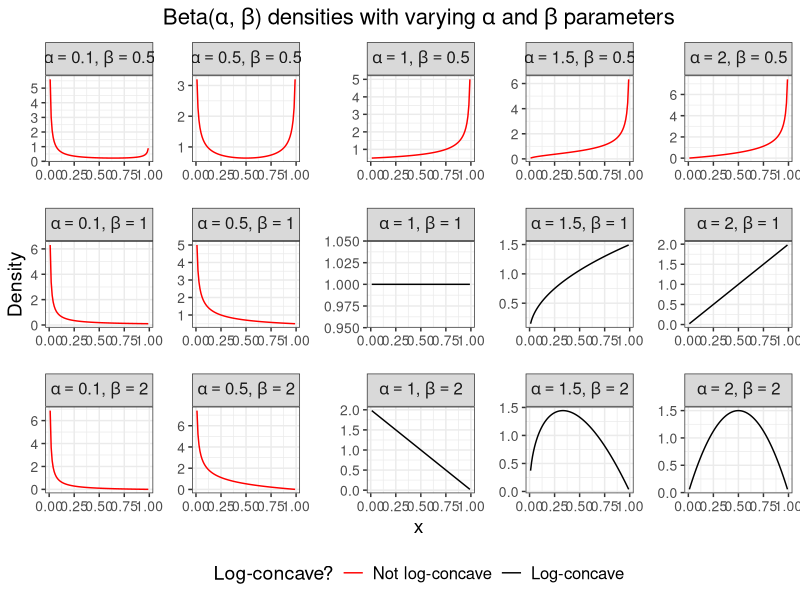

The R source for this figure:
# Create Figure 18 in appendix.
# Plot beta densities under variety of alpha and beta parameters.

suppressMessages(library(data.table))
suppressMessages(library(tidyverse))

# Create theme
paper_theme <- theme_bw() +
  theme(plot.title = element_text(hjust = 0.5, size = 16),
        plot.subtitle = element_text(hjust = 0.5, size = 14),
        legend.title = element_text(size = 14),
        axis.title = element_text(size = 14),
        legend.text = element_text(size = 12),
        axis.text = element_text(size = 12),
        strip.text = element_text(size = 12),
        panel.spacing = unit(1.2, "lines"))

# Evaluate beta densities 

x_seq <- seq(0.01, 0.99, by = 0.01)

beta_df <- data.table(expand.grid(x = x_seq,
                                  alpha_param = c(0.1, 0.5, 1, 1.5, 2),
                                  beta_param = c(0.5, 1, 2)),
                      density_eval = NA_real_)

beta_df[, density_eval := dbeta(x = x, shape1 = alpha_param, shape2 = beta_param),
         by = seq_len(nrow(beta_df))]

# Plot beta densities

beta_densities <- beta_df %>% 
  mutate(log_concave = case_when(alpha_param <  1 | beta_param < 1 ~ 
                                   "Not log-concave",
                                 alpha_param >= 1 & beta_param >= 1 ~
                                   "Log-concave")) %>% 
  mutate(log_concave = factor(log_concave, 
                              levels = c("Not log-concave", "Log-concave"),
                              labels = c("Not log-concave", "Log-concave"))) %>% 
  ggplot(aes(x = x, y = density_eval, col = log_concave)) +
  facet_wrap(. ~ beta_param + alpha_param,
             labeller = label_bquote(cols = alpha==.(alpha_param)*","~
                                       beta==.(beta_param)), nrow = 3,
             scales = "free") +
  geom_line() +
  labs(y = "Density",
       col = "Log-concave?",
       title = expression("Beta("*alpha*","~beta*") densities with varying"~alpha~
                            "and"~beta~"parameters")) +
  scale_color_manual(values = c("red", "black")) +
  paper_theme +
  theme(legend.position = "bottom",
        axis.text = element_text(size = 10))

#####################
##### Save plot #####
#####################

ggsave(plot = beta_densities,
       filename = "sim_plots/figure_18.pdf",
       width = 10, height = 5.5)
